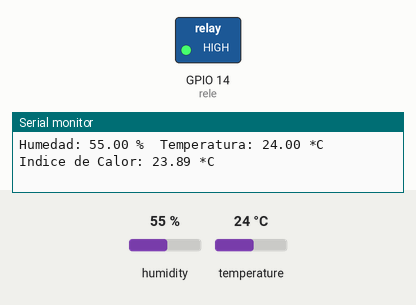
The sketch below on a simulated ESP32. Parts: switched loads named in the sketch (green lamp = pin HIGH), the last lines printed to the serial monitor. The test bench sets the inputs (shaded band); at power-on: temperature 24 °C, humidity 55 %.

Above: at 4.8 s.
4.9 s: temperature set to 27 °C
At 6.4 s:
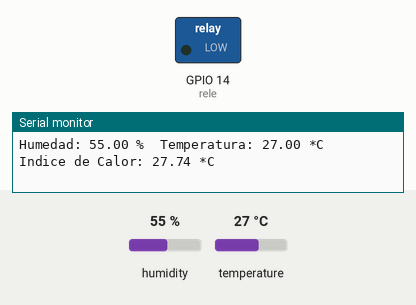
7.9 s: temperature set to 12 °C
At 8.8 s:
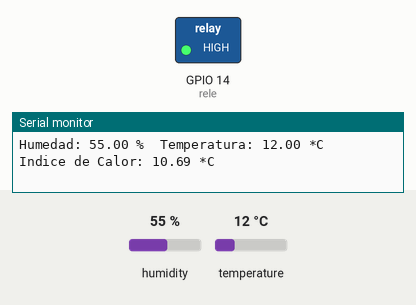
10.9 s: temperature set to 28 °C
At 13.6 s:
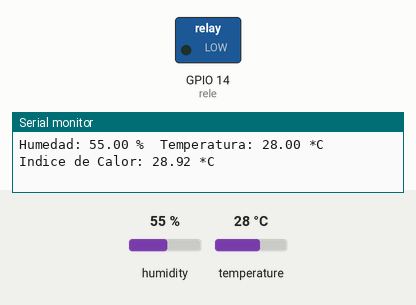
Timing chart, 0 to 15.1 s (numbered marks = the images above; inputs shaded):
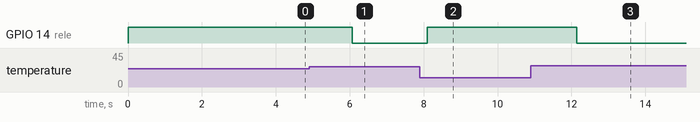

Measured:
- the behaviour switches between 25 and 26 °C on temperature (found by bisection; images 0 and 1)
- after the input at 4.9 s, GPIO 14 (rele): HIGH → LOW after 1.2 s
- after the input at 7.9 s, GPIO 14 (rele): LOW → HIGH after 0.20 s
- after the input at 10.9 s, GPIO 14 (rele): HIGH → LOW after 1.2 s

The sketch:

DHT11.ino
```cpp
// Example testing sketch for various DHT humidity/temperature sensors
// Written by ladyada, public domain

#include "DHT.h"

#define DHTPIN 15     // what digital pin we're connected to

// Uncomment whatever type you're using!
#define DHTTYPE DHT11   // DHT 11
//#define DHTTYPE DHT22   // DHT 22  (AM2302), AM2321
//#define DHTTYPE DHT21   // DHT 21 (AM2301)

DHT dht(DHTPIN, DHTTYPE);

int rele = 14;

void setup() {
  Serial.begin(115200);
  Serial.println("DHT11 test!");
  pinMode(rele, OUTPUT);
  digitalWrite(rele, HIGH);

  dht.begin();
}

void loop() {

  // Wait a few seconds between measurements.
  delay(2000);

  // Reading temperature or humidity takes about 250 milliseconds!
  // Sensor readings may also be up to 2 seconds 'old' (its a very slow sensor)
  float h = dht.readHumidity();
  // Read temperature as Celsius (the default)
  float t = dht.readTemperature();

  // Check if any reads failed and exit early (to try again).
  if (isnan(h) || isnan(t)) {
    Serial.println("Failed to read from DHT sensor!");
    return;
  }

  // Compute heat index in
  float hic = dht.computeHeatIndex(t, h, false);

  Serial.print("Humedad: ");
  Serial.print(h);
  Serial.print(" %\t");
  Serial.print("Temperatura: ");
  Serial.print(t);
  Serial.print(" *C ");
  Serial.print("  \t");
  Serial.print("Indice de Calor: ");
  Serial.print(hic);
  Serial.println(" *C ");

  if (t >25 ){
    digitalWrite(rele, LOW);//enciendo ventilador
  }else{
    digitalWrite(rele, HIGH); //apago ventilador
  }
}
```
